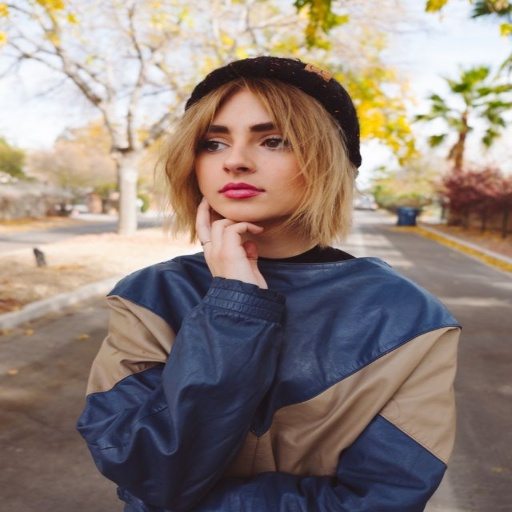
#> input picture 1_2.jpg, 512 x 512 px
$ python test14.py
#> lines starting #> are read from the running program, lines starting #| are printed output that depends on the picture
import cv2 as cv
import numpy as np
import matplotlib.pyplot as plt
import math
import time
import PIL.Image
from sklearn.cluster import KMeans

sam_img = cv.imread("1_2.jpg", cv.IMREAD_UNCHANGED)
#> sam_img is the input picture: shape (512, 512, 3); mean B, G, R 121.8, 129.4, 143.5


def limit_size(img, max_x, max_y=0):

#> called with max_x = 300, max_y = 0
    if max_x == 0:
        return img

    if max_y == 0:
        max_y = max_x

    ratio = min(1.0, float(max_x) / img.shape[1], float(max_y) / img.shape[0])
#> ratio = 0.586

    if ratio != 1.0:
        shape = (int(img.shape[1] * ratio), int(img.shape[0] * ratio))
#> shape = (300, 300)
        return cv.resize(img, shape, interpolation=cv.INTER_AREA)
    else:
        return img


start_time = time.time()

sam_img1 = limit_size(sam_img, 300)

# cv.imshow("sam_img1", sam_img1)
# cv.waitKey(0)
# cv.destroyAllWindows()

clusters = 4

clt = KMeans(n_clusters=clusters)
clt.fit(sam_img1.reshape(-1, 3))

colors = clt.cluster_centers_

# [6 lines of commented-out code are left out]

print(colors.shape)

new_colors = np.array(colors, dtype=np.uint8)

# print(new_colors)
#
# print(np.sum(new_colors))

result = np.split(new_colors, indices_or_sections=[1,2], axis=1)

# print(result)
#
# print(np.sum(result, axis=0))
#
# print(sam_img[30:50, 30:50])

zero_pad = 256 * 3 - len(colors)

def createLUT(num_colors):
#> called with num_colors = 80
    lookUpTable = np.zeros((1, 256), np.uint8)

    startIdx = 0

    x = 0

    while x < 256:
        lookUpTable[0, x] = x

        for y in range(startIdx, x):
            if lookUpTable[0, y] == 0:
                lookUpTable[0, y] = lookUpTable[0, x]

        startIdx = x

        x += 256 // num_colors

    return lookUpTable


img = createLUT(80)

print(img.shape)

print(len(img))

# print(img[0])

blue, green, red = cv.split(sam_img1)
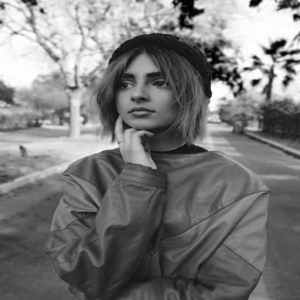
#> blue: shape (300, 300); min 0, max 255, mean 121.8
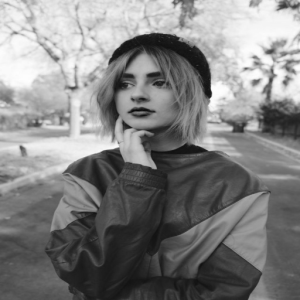
#> green: shape (300, 300); min 7, max 254, mean 129.4
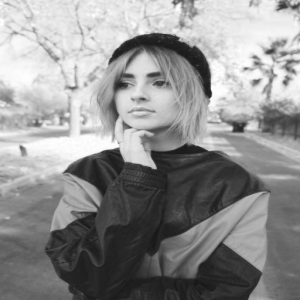
#> red: shape (300, 300); min 21, max 255, mean 143.5

palette = result.copy()

# print(len(palette))

base_len = len(colors)

ratio = 256 / base_len

# print(result[0])


def createTable(cust_colors, color_len):
    # print(cust_colors)

#> called with cust_colors = array of shape (4, 1), color_len = 4
    loopUpTable = np.zeros((1, 256), dtype=np.uint8)

    x = 0

    startIdx = 0

    paletteIdx = -1

    while x <= 256:
        for y in range(startIdx, x):
            # if y > 224:
            #     print("cust_colors[paletteIdx] ", cust_colors[paletteIdx])
            for z in range(len(loopUpTable)):
                loopUpTable[z, y] = cust_colors[paletteIdx]

        startIdx = x

        # print("startIdx ", startIdx)

        paletteIdx += 1

        # print("paletteIdx ", paletteIdx)

        x += 256 // color_len

        # print("x ", x)

    return loopUpTable


blueLUT = createTable(result[0], clusters)
greenLUT = createTable(result[1], clusters)
redLUT = createTable(result[2], clusters)

# print(blueLUT)
# print(greenLUT)
# print(redLUT)

cv.LUT(blue, blueLUT, blue)
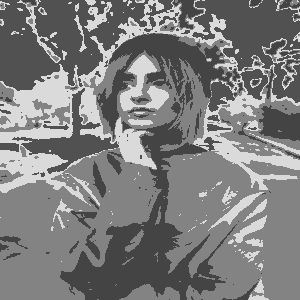
#> blue: shape (300, 300); min 68, max 218, mean 125.5
cv.LUT(green, greenLUT, green)
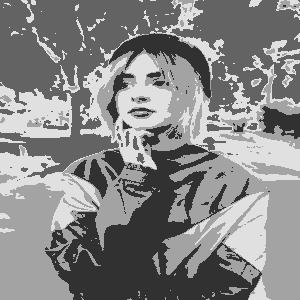
#> green: shape (300, 300); min 49, max 224, mean 134.7
cv.LUT(red, redLUT, red)
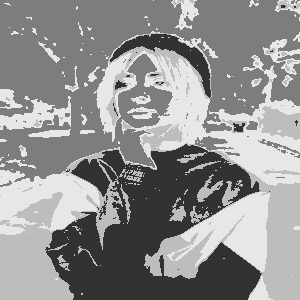
#> red: shape (300, 300); min 50, max 231, mean 144.2

sam_img2 = cv.merge((blue, green, red))
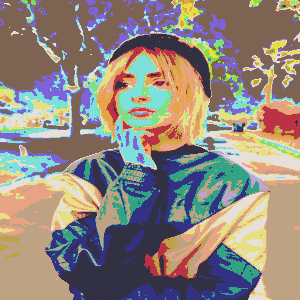
#> sam_img2: shape (300, 300, 3); mean B, G, R 125.5, 134.7, 144.2

cv.imwrite("sam_img2.jpg", sam_img2)

result_LUT = cv.merge((blueLUT, greenLUT, redLUT))

print(result_LUT.shape)

from sklearn.neighbors import KNeighborsClassifier

neigh = KNeighborsClassifier(n_neighbors=3)


print("time ", (time.time() - start_time))

cv.imshow("sam_img2", sam_img2)
cv.imshow("result_LUT", result_LUT)
cv.waitKey(0)
cv.destroyAllWindows()
